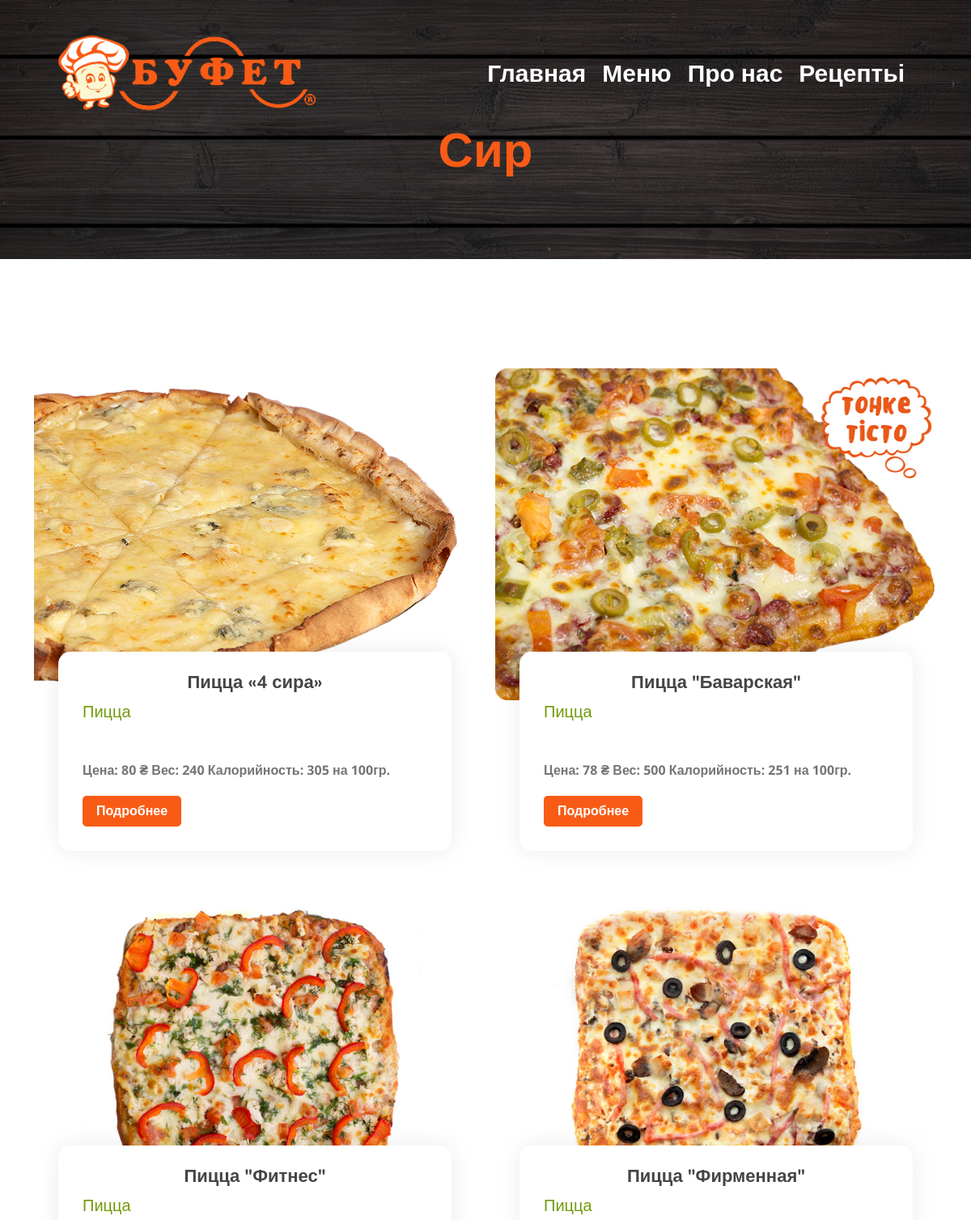
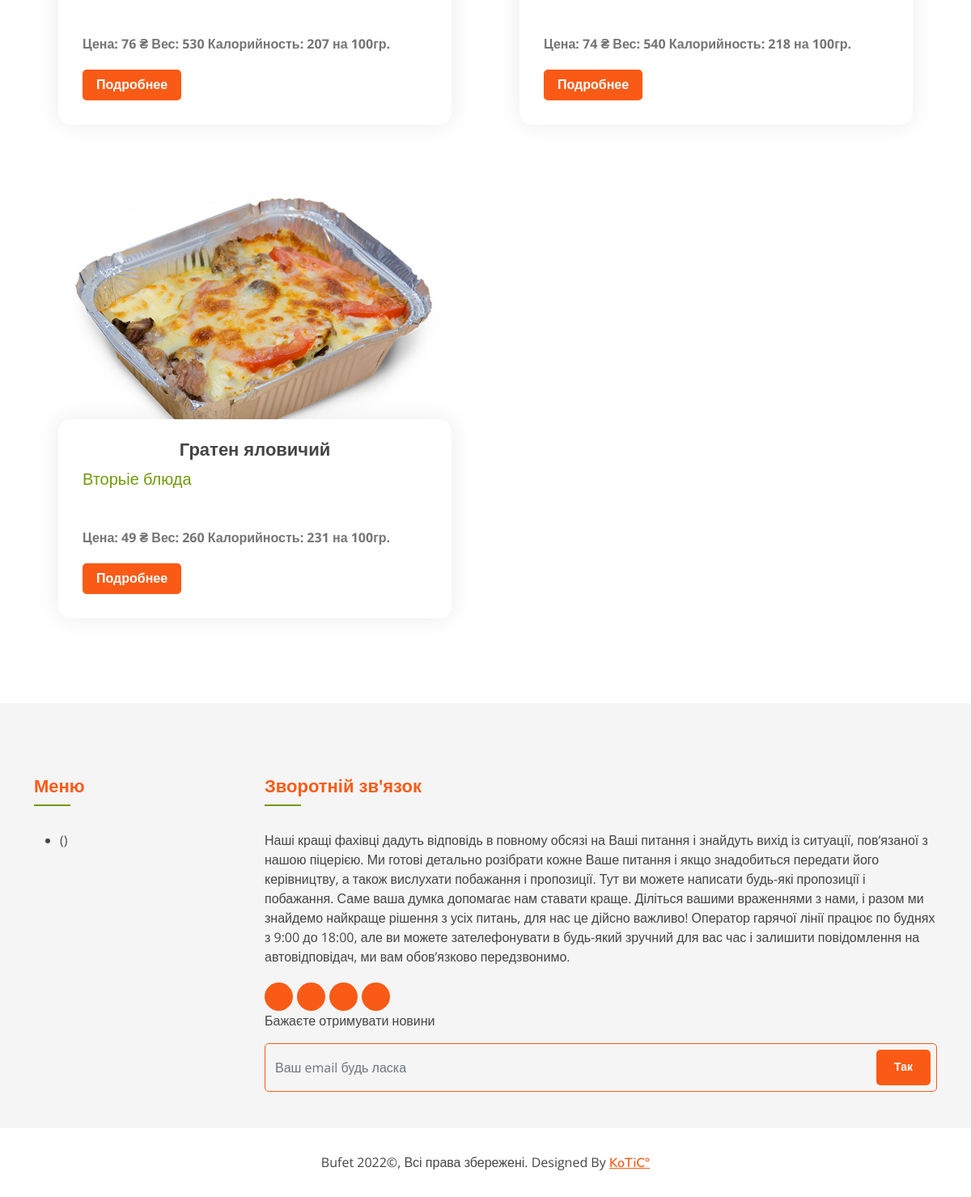
The page /tag/sir/ on the database its author committed (2 pictures, top to bottom).
### blog/models.py (models this page shows, shortened)
class Tag(models.Model):
    name = models.CharField(max_length=100, verbose_name='Название тега', db_index=True)
    slug = models.SlugField(max_length=100, unique=True, verbose_name='URL тега', db_index=True)
    class Meta:
        verbose_name = 'Тег'
        verbose_name_plural = 'Теги'
    def __str__(self):
        return self.name

class Post(models.Model):
    author = models.ForeignKey(User, related_name='posts', on_delete=models.CASCADE, verbose_name='Автор поста')
    title = models.CharField(max_length=250, verbose_name='Название едьі', db_index=True)
    slug = models.SlugField(max_length=255, unique=True, verbose_name='URL едьі', db_index=True)
    image = models.ImageField(upload_to='articles/', verbose_name='Миниатюра')
    text = models.TextField(verbose_name='Текст')
    category = models.ForeignKey(Category,
                                 related_name='post', on_delete=models.SET_NULL, null=True, verbose_name='Категория')
    tags = models.ManyToManyField(Tag, related_name='post', verbose_name='Теги')
    create_at = models.DateTimeField(auto_now_add=True, verbose_name='Дата создания')
    price = models.CharField(max_length=50, verbose_name='Стоимость')
    width = models.CharField(max_length=50, verbose_name='Вес')
    calories = models.CharField(max_length=50, verbose_name='Калорийность')
    class Meta:
        verbose_name = 'Продукт'
        verbose_name_plural = 'Продуктьі'
    def get_absolute_url(self):
        return reverse('food_details', kwargs={"slug": self.category.slug, "food_slug": self.slug})

class Category(MPTTModel):
    name = models.CharField(max_length=100, verbose_name='Название категории', db_index=True)
    slug = models.SlugField(max_length=100, unique=True, verbose_name='URL категории', db_index=True)
    image = models.ImageField(upload_to='category/', verbose_name='Миниатюра')
    parent = TreeForeignKey('self', related_name='children', on_delete=models.SET_NULL, null=True, blank=True)
    class MPTTMeta:
        order_insertion_by = ['name']
    class Meta:
        verbose_name = 'Категория'
        verbose_name_plural = 'Категории'
    def __str__(self):
        return self.name

### blog/views.py (the view)
# urls.py: path('tag/<str:slug>/', FoodByTag.as_view(), name='tag'),
class FoodByTag(ListView):
    model = Tag
    template_name = 'blog/tag_list.html'
    context_object_name = 'tag_list'
    def get_context_data(self, *, object_list=None, **kwargs):
        context = super().get_context_data(**kwargs)
        context['title'] = Tag.objects.get(slug=self.kwargs['slug'])
        return context
    def get_queryset(self):
        return Post.objects.filter(tags__slug=self.kwargs['slug']).select_related('category')

### blog/forms.py
class EmailForm(forms.ModelForm):
    class Meta:
        model = NewsByEmail
        fields = ['email', ]
        widgets = {'email': forms.TextInput(attrs={'class': "form-control", 'placeholder': "Ваш email будь ласка"})}

### blog/templatetags/contact_tags.py (called while the page is built)
@register.inclusion_tag('blog/inc/tags/_email_form.html')
def email_form():
    return {'email_form': EmailForm()}

### blog/templatetags/menu_tags.py (called while the page is built)
@register.inclusion_tag('blog/inc/tags/side_menu.html')
def get_categories():
    category = Category.objects.annotate(cnt=Count('post')).order_by('-cnt')
    return {'list_category': category}

### templates/blog/tag_list.html (shortened to what this page needs)
{% extends 'base.html' %}
{% block content %}
<div class="page-header">
    <div class="container">
        <div class="row">
            <div class="col-12">
                <h2>{{title}}</h2>
            </div>
        </div>
    </div>
</div>
<div class="blog">
    <div class="container">
        <div class="row">
            {% for tag in tag_list %}
            <div class="col-md-6">
                <div class="blog-item">
                    <div class="blog-img">
                        <img src="{{ tag.image.url }}" alt="{{ tag.title }}">
                    </div>
                    <div class="blog-content">
                        <h2 class="blog-title text-center">{{ tag.title }}</h2>
                        <div class="section-header">
                            <p>{{ tag.category }}</p>
                        </div>
                        <div class="blog-text">
                            <p>
                                <strong>
                                    Цена: {{ tag.price}} ₴
                                    Вес: {{ tag.width }}
                                    Калорийность: {{ tag.calories }} на 100гр.
                                </strong></p>
                            <a class="btn custom-btn" href="{{ tag.get_absolute_url }}">Подробнее</a>
                        </div>
                    </div>
                </div>
            </div>
            {% endfor %}
        </div>
    </div>
</div>
{% endblock content %}

### templates/base.html (shortened to what this page needs)
<!DOCTYPE html>
<html lang="en">
{% load static menu_tags %}
<head>
    <link href="https://cdn.jsdelivr.net/npm/bootstrap@5.2.0-beta1/dist/css/bootstrap.min.css" rel="stylesheet">
    <link href="{% static 'blog/lib/animate/animate.min.css' %}" rel="stylesheet">
    <link href="{% static 'blog/lib/owlcarousel/assets/owl.carousel.min.css' %}" rel="stylesheet">
    <link href="{% static 'blog/lib/flaticon/font/flaticon.css' %}" rel="stylesheet">
    <link href="{% static 'blog/lib/tempusdominus/css/tempusdominus-bootstrap-4.min.css' %}" rel="stylesheet"/>
    <link href="{% static 'blog/css/style.css' %}" rel="stylesheet">
</head>
<body>
<div class="navbar navbar-expand-lg bg-light navbar-light">
    <div class="container-fluid">
        <a href="{% url 'home' %}"><img src="{% static 'blog/img/logo.png' %}" alt="bufet" href="index.html"></a>
        <div class=" justify-content-between" id="navbarCollapse">
            <div class="navbar-nav">
                <a href="{% url 'home' %}" class="nav-item nav-link">Главная</a>
                <a href="{% url 'menu' %}" class="nav-item nav-link">Меню</a>
                <a href="{% url 'about' %}" class="nav-item nav-link">Про нас</a>
                <a href="{% url 'recipe' %}" class="nav-item nav-link">Рецептьі</a>
            </div>
        </div>
    </div>
</div>
{% block content %}{% endblock content %}
{% include 'blog/inc/_footer.html' %}
</body>
</html>

### templates/blog/inc/_footer.html (shortened to what this page needs)
{% load menu_tags contact_tags %}
<div class="footer">
    <div class="container">
        <div class="row">
            <div class="col-lg-3">
                <div class="row">
                    <div class="col-md-12">
                        <div class="footer-contact">
                            <h2>Меню</h2>
                            <p>
                                {% get_categories %}
                            </p>
                        </div>
                    </div>
                </div>
            </div>
            <div class="col-lg-9">
                <div class="row">
                    <div class="col-md-12">
                        <div class="footer-contact">
                            <h2>Зворотній зв'язок</h2>
                            <p>Наші кращі фахівці дадуть відповідь в повному обсязі
                                на Ваші питання і знайдуть вихід із ситуації, пов’язаної з нашою піцерією. Ми готові
                                детально розібрати кожне Ваше питання і якщо знадобиться передати його керівництву, а
                                також вислухати побажання і пропозиції. Тут ви можете написати будь-які пропозиції і
                                побажання. Саме ваша думка допомагає нам ставати краще. Діліться вашими враженнями з
                                нами, і разом ми знайдемо найкраще рішення з усіх питань, для нас це дійсно важливо!
                                Оператор гарячої лінії працює по буднях з 9:00 до 18:00, але ви можете зателефонувати в
                                будь-який зручний для вас час і залишити повідомлення на автовідповідач, ми вам
                                обов’язково передзвонимо.</p>
                            <div class="footer-social">
                                <a href="tel:+380505008441"></a>
                                <a href="mailto:info@bufet.ua"></a>
                                <a href="https://t.me/bufetua"></a>
                                <a href="viber://chat?number=%2B380505008441"></a>
                            </div>
                            {% email_form %}
                        </div>
                    </div>
                </div>
            </div>
        </div>
    </div>
    <div class="copyright">
        <div class="container">
            <p> Bufet 2022&copy;, Всі права збережені.</p>
            <p>Designed By <a href="#">KoTiC°</a></p>
        </div>
    </div>
</div>

### templates/blog/inc/tags/side_menu.html (shortened to what this page needs)
{% load mptt_tags %}
<div class="sidebar-widget">
    <div class="category-widget">
        <ul>
            {% recursetree list_category %}
            <li><a href="{% url 'menu_list' node.slug %}">{{ node.name }}</a><span>({{node.cnt}})</span>
            </li>
            {% endrecursetree %}
        </ul>
    </div>
</div>

### templates/blog/inc/tags/_email_form.html (shortened to what this page needs)
<div class="footer-newsletter">
    <p>
        Бажаєте отримувати новини
    </p>
    <div class="form">
        <form action="{% url 'email' %}" method="post">
            {{ email_form.email }}
            <button class="btn custom-btn">Так</button>
        </form>
    </div>
</div>

### blog/static/blog/css/style.css (style rules this page uses)
body { color: #757575; background: #ffffff; font-family: 'open sans', sans-serif; text-align-all: justify; }
h1, h2, h3, h4, h5, h6 { color: #454545; font-family: 'Nunito', sans-serif; }
a { font-family: 'Nunito', sans-serif; font-weight: 600; color: #f95b16; transition: .3s; }
.btn.custom-btn { padding: 12px 25px; font-family: 'Nunito', sans-serif; font-size: 16px; font-weight: 600; color: #ffffff; background: #f95b16; border: 2px solid #f95b16; border-radius: 5px; transition: .5s; }
.container-fluid { max-width: 1366px; }
.navbar { position: relative; transition: .5s; z-index: 999; }
@media (min-width: 992px) { .navbar { position: absolute; width: 100%; padding: 30px 60px; background: transparent !important; z-index: 9; } }
@media (min-width: 992px) { .navbar-light .navbar-nav .nav-link, .navbar-light .navbar-nav .nav-link:focus { padding: 10px 10px 8px 10px; font-family: 'Nunito', sans-serif; color: #ffffff; font-size: 30px; font-weight: 600; } }
.page-header { position: relative; margin-bottom: 45px; padding: 150px 0 90px 0; text-align: center; background: linear-gradient(rgba(0, 0, 0, .5), rgba(0, 0, 0, .5)), url(../img/page-header.jpg); background-position: center; background-repeat: no-repeat; background-size: cover; }
.page-header h2 { position: relative; color: #f95b16; font-size: 60px; font-weight: 700; }
.section-header { position: relative; margin-bottom: 45px; }
.section-header p { color: #719a0a; margin-bottom: 5px; position: relative; font-size: 20px; }
.blog { position: relative; width: 100%; padding: 45px 0 0 0; }
.blog .blog-item { position: relative; }
.blog .blog-img { position: relative; width: 100%; border-radius: 15px; overflow: hidden; z-index: 1; }
.blog .blog-img img { width: 100%; }
.blog .blog-content { position: relative; width: calc(100% - 60px); top: -60px; left: 30px; padding: 25px 30px 30px 30px; background: #ffffff; box-shadow: 0 0 30px rgba(0, 0, 0, .08); border-radius: 15px; z-index: 2; }
.blog .blog-content h2.blog-title { font-size: 22px; font-weight: 700; }
.blog .blog-text { position: relative; }
.blog .blog-text p { margin-bottom: 10px; }
.blog .blog-item a.btn { margin-top: 10px; padding: 5px 15px; }
.footer { position: relative; margin-top: 45px; padding-top: 90px; background: rgba(0, 0, 0, .04); }
.footer .footer-contact, .footer .footer-link, .footer .footer-newsletter { position: relative; margin-bottom: 45px; color: #454545; }
.footer .footer-contact h2, .footer .footer-link h2, .footer .footer-newsletter h2 { position: relative; margin-bottom: 30px; padding-bottom: 10px; font-size: 22px; font-weight: 700; color: #f95b16; }
.footer .footer-contact h2::after, .footer .footer-link h2::after, .footer .footer-newsletter h2::after { position: absolute; content: ""; width: 45px; height: 2px; bottom: 0; left: 0; background: #719a0a; }
.footer .footer-social { position: relative; margin-top: 20px; display: flex; }
.footer .footer-social a { display: inline-block; margin-right: 5px; width: 35px; height: 35px; display: flex; align-items: center; justify-content: center; background: #f95b16; border-radius: 35px; font-size: 16px; color: #ffffff; }
.footer .footer-social a:last-child { margin: 0; }
.footer .footer-newsletter .form { position: relative; width: 100%; }
.footer .footer-newsletter input { height: 60px; background: transparent; border: 1px solid #f95b16; border-radius: 5px; }
.footer .footer-newsletter .btn { position: absolute; top: 8px; right: 8px; height: 44px; padding: 8px 20px; font-size: 14px; font-weight: 700; }
.footer .copyright { position: relative; width: 100%; padding: 30px 0; text-align: center; background: #ffffff; }
.footer .copyright p { margin: 0; display: inline-block; color: #454545; }
.footer .copyright p a { color: #f95b16; }

### rows shown on the page
Tag: name "Сир"
Post: image (picture), title "Пицца «4 сира»", category "Пицца", price "80", width "240", calories "305"
Post: image (picture), title "Пицца \"Баварская\"", category "Пицца", price "78", width "500", calories "251"
Post: image (picture), title "Пицца \"Фитнес\"", category "Пицца", price "76", width "530", calories "207"
Post: image (picture), title "Пицца \"Фирменная\"", category "Пицца", price "74", width "540", calories "218"
Post: image (picture), title "Гратен яловичий", category "Вторьіе блюда", price "49", width "260", calories "231"
